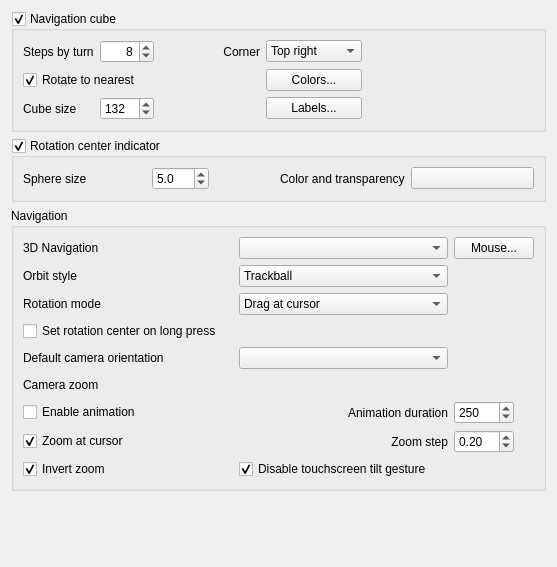
<?xml version="1.0" encoding="UTF-8"?>
<ui version="4.0">
 <class>Gui::Dialog::DlgSettingsNavigation</class>
 <widget class="QWidget" name="Gui::Dialog::DlgSettingsNavigation">
  <property name="geometry">
   <rect>
    <x>0</x>
    <y>0</y>
    <width>557</width>
    <height>567</height>
   </rect>
  </property>
  <property name="windowTitle">
   <string>Navigation</string>
  </property>
  <layout class="QVBoxLayout" name="verticalLayout_2">
   <item>
    <widget class="QGroupBox" name="groupBoxNaviCube">
     <property name="title">
      <string>Navigation cube</string>
     </property>
     <property name="checkable">
      <bool>true</bool>
     </property>
     <layout class="QGridLayout" name="gridLayout_2">
      <item row="1" column="3">
       <widget class="QPushButton" name="buttonNaviColors">
        <property name="text">
         <string>Colors...</string>
        </property>
       </widget>
      </item>
      <item row="2" column="3">
       <widget class="QPushButton" name="buttonNaviLabels">
        <property name="text">
         <string>Labels...</string>
        </property>
       </widget>
      </item>
      <item row="0" column="0">
       <widget class="QLabel" name="stepLabel">
        <property name="text">
         <string>Steps by turn</string>
        </property>
       </widget>
      </item>
      <item row="0" column="1">
       <widget class="Gui::PrefSpinBox" name="prefStepByTurn">
        <property name="toolTip">
         <string>Number of steps by turn when using arrows (default = 8 : step angle = 360/8 = 45 deg)</string>
        </property>
        <property name="alignment">
         <set>Qt::AlignRight|Qt::AlignTrailing|Qt::AlignVCenter</set>
        </property>
        <property name="minimum">
         <number>4</number>
        </property>
        <property name="maximum">
         <number>36</number>
        </property>
        <property name="value">
         <number>8</number>
        </property>
        <property name="prefEntry" stdset="0">
         <cstring>NaviStepByTurn</cstring>
        </property>
        <property name="prefPath" stdset="0">
         <cstring>NaviCube</cstring>
        </property>
       </widget>
      </item>
      <item row="0" column="2">
       <widget class="QLabel" name="cornerLabel">
        <property name="minimumSize">
         <size>
          <width>100</width>
          <height>0</height>
         </size>
        </property>
        <property name="text">
         <string>Corner</string>
        </property>
        <property name="alignment">
         <set>Qt::AlignRight|Qt::AlignTrailing|Qt::AlignVCenter</set>
        </property>
       </widget>
      </item>
      <item row="0" column="3">
       <widget class="Gui::PrefComboBox" name="naviCubeCorner">
        <property name="toolTip">
         <string>Corner where navigation cube is shown</string>
        </property>
        <property name="currentIndex">
         <number>1</number>
        </property>
        <property name="prefEntry" stdset="0">
         <cstring>CornerNaviCube</cstring>
        </property>
        <property name="prefPath" stdset="0">
         <cstring>View</cstring>
        </property>
        <item>
         <property name="text">
          <string>Top left</string>
         </property>
        </item>
        <item>
         <property name="text">
          <string>Top right</string>
         </property>
        </item>
        <item>
         <property name="text">
          <string>Bottom left</string>
         </property>
        </item>
        <item>
         <property name="text">
          <string>Bottom right</string>
         </property>
        </item>
       </widget>
      </item>
      <item row="1" column="0" colspan="2">
       <widget class="Gui::PrefCheckBox" name="naviCubeToNearest">
        <property name="toolTip">
         <string>Rotates to nearest possible state when clicking a cube face</string>
        </property>
        <property name="text">
         <string>Rotate to nearest</string>
        </property>
        <property name="checked">
         <bool>true</bool>
        </property>
        <property name="prefEntry" stdset="0">
         <cstring>NaviRotateToNearest</cstring>
        </property>
        <property name="prefPath" stdset="0">
         <cstring>NaviCube</cstring>
        </property>
       </widget>
      </item>
      <item row="2" column="0">
       <widget class="QLabel" name="label_3">
        <property name="text">
         <string>Cube size</string>
        </property>
       </widget>
      </item>
      <item row="2" column="1">
       <widget class="Gui::PrefSpinBox" name="prefCubeSize">
        <property name="toolTip">
         <string>Size of the navigation cube</string>
        </property>
        <property name="minimum">
         <number>10</number>
        </property>
        <property name="maximum">
         <number>1024</number>
        </property>
        <property name="singleStep">
         <number>10</number>
        </property>
        <property name="value">
         <number>132</number>
        </property>
        <property name="prefEntry" stdset="0">
         <cstring>CubeSize</cstring>
        </property>
        <property name="prefPath" stdset="0">
         <cstring>NaviCube</cstring>
        </property>
       </widget>
      </item>
      <item row="0" column="4">
       <spacer name="horizontalSpacer">
        <property name="orientation">
         <enum>Qt::Horizontal</enum>
        </property>
        <property name="sizeHint" stdset="0">
         <size>
          <width>40</width>
          <height>20</height>
         </size>
        </property>
       </spacer>
      </item>
     </layout>
    </widget>
   </item>
   <item>
    <widget class="QGroupBox" name="groupBoxRotationCenter">
     <property name="title">
      <string>Rotation center indicator</string>
     </property>
     <property name="checkable">
      <bool>true</bool>
     </property>
     <layout class="QGridLayout" name="gridLayout_3">
      <item row="0" column="2" alignment="Qt::AlignRight">
       <widget class="QLabel" name="colorLabelRotationCenter">
        <property name="text">
         <string>Color and transparency</string>
        </property>
       </widget>
      </item>
      <item row="0" column="0">
       <widget class="QLabel" name="sizeLabelRotationCenter">
        <property name="text">
         <string>Sphere size</string>
        </property>
       </widget>
      </item>
      <item row="0" column="1" alignment="Qt::AlignLeft">
       <widget class="Gui::PrefDoubleSpinBox" name="rotationCenterSize">
        <property name="maximumSize">
         <size>
          <width>60</width>
          <height>16777215</height>
         </size>
        </property>
        <property name="toolTip">
         <string>The size of the rotation center indicator</string>
        </property>
        <property name="decimals">
         <number>1</number>
        </property>
        <property name="minimum">
         <double>1.000000000000000</double>
        </property>
        <property name="maximum">
         <double>100.000000000000000</double>
        </property>
        <property name="singleStep">
         <double>0.500000000000000</double>
        </property>
        <property name="value">
         <double>5.000000000000000</double>
        </property>
        <property name="prefEntry" stdset="0">
         <cstring>RotationCenterSize</cstring>
        </property>
        <property name="prefPath" stdset="0">
         <cstring>View</cstring>
        </property>
       </widget>
      </item>
      <item row="0" column="3">
       <widget class="Gui::PrefColorButton" name="rotationCenterColor">
        <property name="toolTip">
         <string>The color of the rotation center indicator</string>
        </property>
        <property name="color" stdset="0">
         <color alpha="51">
          <red>255</red>
          <green>0</green>
          <blue>0</blue>
         </color>
        </property>
        <property name="prefEntry" stdset="0">
         <cstring>RotationCenterColor</cstring>
        </property>
        <property name="prefPath" stdset="0">
         <cstring>View</cstring>
        </property>
       </widget>
      </item>
     </layout>
    </widget>
   </item>
   <item>
    <widget class="QGroupBox" name="GroupBox12">
     <property name="enabled">
      <bool>true</bool>
     </property>
     <property name="title">
      <string>Navigation</string>
     </property>
     <layout class="QGridLayout" name="gridLayout_4">
      <item row="0" column="0">
       <layout class="QGridLayout" name="gridLayout">
        <item row="4" column="0">
         <widget class="QLabel" name="newDocViewLabel">
          <property name="text">
           <string>Default camera orientation</string>
          </property>
         </widget>
        </item>
        <item row="2" column="0">
         <widget class="QLabel" name="labelRotationMode">
          <property name="text">
           <string>Rotation mode</string>
          </property>
         </widget>
        </item>
        <item row="0" column="0">
         <widget class="QLabel" name="navigationLabel">
          <property name="text">
           <string>3D Navigation</string>
          </property>
         </widget>
        </item>
        <item row="1" column="0">
         <widget class="QLabel" name="orbitLabel">
          <property name="text">
           <string>Orbit style</string>
          </property>
         </widget>
        </item>
        <item row="5" column="0">
         <widget class="QLabel" name="label_2">
          <property name="text">
           <string>Camera zoom</string>
          </property>
         </widget>
        </item>
        <item row="8" column="0">
         <widget class="Gui::PrefCheckBox" name="checkBoxInvertZoom">
          <property name="toolTip">
           <string>Direction of zoom operations will be inverted</string>
          </property>
          <property name="text">
           <string>Invert zoom</string>
          </property>
          <property name="checked">
           <bool>true</bool>
          </property>
          <property name="prefEntry" stdset="0">
           <cstring>InvertZoom</cstring>
          </property>
          <property name="prefPath" stdset="0">
           <cstring>View</cstring>
          </property>
         </widget>
        </item>
        <item row="7" column="0">
         <widget class="Gui::PrefCheckBox" name="checkBoxZoomAtCursor">
          <property name="toolTip">
           <string>Zoom operations will be performed at position of mouse pointer</string>
          </property>
          <property name="text">
           <string>Zoom at cursor</string>
          </property>
          <property name="checked">
           <bool>true</bool>
          </property>
          <property name="prefEntry" stdset="0">
           <cstring>ZoomAtCursor</cstring>
          </property>
          <property name="prefPath" stdset="0">
           <cstring>View</cstring>
          </property>
         </widget>
        </item>
        <item row="6" column="0">
         <widget class="Gui::PrefCheckBox" name="checkBoxUseAutoRotation">
          <property name="enabled">
           <bool>true</bool>
          </property>
          <property name="toolTip">
           <string>Enable animated rotations</string>
          </property>
          <property name="text">
           <string>Enable animation</string>
          </property>
          <property name="checked">
           <bool>false</bool>
          </property>
          <property name="prefEntry" stdset="0">
           <cstring>UseAutoRotation</cstring>
          </property>
          <property name="prefPath" stdset="0">
           <cstring>View</cstring>
          </property>
         </widget>
        </item>
        <item row="3" column="0" colspan="2">
         <widget class="QCheckBox" name="checkBoxRotationCenter">
          <property name="toolTip">
           <string>Only applicable in gesture navigation mode.

If enabled, then long press and then release either the touch screen
or any mouse button to set the rotation center. 

If disabled, then long press and then release to bring up the context menu.

If ALT key is down, then does the oppsite of the above long press action.</string>
          </property>
          <property name="text">
           <string>Set rotation center on long press</string>
          </property>
         </widget>
        </item>
        <item row="0" column="1">
         <widget class="QComboBox" name="comboNavigationStyle">
          <property name="minimumSize">
           <size>
            <width>120</width>
            <height>0</height>
           </size>
          </property>
          <property name="maximumSize">
           <size>
            <width>16777215</width>
            <height>16777215</height>
           </size>
          </property>
          <property name="toolTip">
           <string>Navigation settings set</string>
          </property>
          <property name="currentIndex">
           <number>-1</number>
          </property>
         </widget>
        </item>
        <item row="1" column="1">
         <widget class="QComboBox" name="comboOrbitStyle">
          <property name="minimumSize">
           <size>
            <width>120</width>
            <height>0</height>
           </size>
          </property>
          <property name="maximumSize">
           <size>
            <width>16777215</width>
            <height>16777215</height>
           </size>
          </property>
          <property name="toolTip">
           <string>Rotation orbit style.
Trackball: moving the mouse horizontally will rotate the part around the y-axis
Turntable: the part will be rotated around the z-axis.</string>
          </property>
          <property name="currentIndex">
           <number>1</number>
          </property>
          <item>
           <property name="text">
            <string>Turntable</string>
           </property>
          </item>
          <item>
           <property name="text">
            <string>Trackball</string>
           </property>
          </item>
         </widget>
        </item>
        <item row="2" column="1">
         <widget class="QComboBox" name="comboRotationMode">
          <property name="minimumSize">
           <size>
            <width>120</width>
            <height>0</height>
           </size>
          </property>
          <property name="maximumSize">
           <size>
            <width>16777215</width>
            <height>16777215</height>
           </size>
          </property>
          <property name="toolTip">
           <string>Rotations in 3D will use current cursor position as center for rotation</string>
          </property>
          <property name="currentIndex">
           <number>1</number>
          </property>
          <item>
           <property name="text">
            <string>Window center</string>
           </property>
          </item>
          <item>
           <property name="text">
            <string>Drag at cursor</string>
           </property>
          </item>
          <item>
           <property name="text">
            <string>Object center</string>
           </property>
          </item>
         </widget>
        </item>
        <item row="4" column="1">
         <widget class="QComboBox" name="comboNewDocView">
          <property name="minimumSize">
           <size>
            <width>120</width>
            <height>0</height>
           </size>
          </property>
          <property name="maximumSize">
           <size>
            <width>16777215</width>
            <height>16777215</height>
           </size>
          </property>
          <property name="toolTip">
           <string>Default camera orientation when creating a new document or selecting the home view</string>
          </property>
         </widget>
        </item>
        <item row="0" column="2">
         <widget class="QPushButton" name="mouseButton">
          <property name="toolTip">
           <string>List the mouse button configs for each chosen navigation setting.
Select a set and then press the button to view said configurations.</string>
          </property>
          <property name="text">
           <string>Mouse...</string>
          </property>
         </widget>
        </item>
        <item row="6" column="1">
         <widget class="QLabel" name="navigationAnimationsLabel">
          <property name="toolTip">
           <string>Duration of navigation animations that have a fixed duration</string>
          </property>
          <property name="text">
           <string>Animation duration</string>
          </property>
          <property name="alignment">
           <set>Qt::AlignRight|Qt::AlignTrailing|Qt::AlignVCenter</set>
          </property>
         </widget>
        </item>
        <item row="7" column="1">
         <widget class="QLabel" name="label">
          <property name="text">
           <string>Zoom step</string>
          </property>
          <property name="alignment">
           <set>Qt::AlignRight|Qt::AlignTrailing|Qt::AlignVCenter</set>
          </property>
         </widget>
        </item>
        <item row="8" column="1" colspan="2">
         <widget class="Gui::PrefCheckBox" name="checkBoxDisableTilt">
          <property name="toolTip">
           <string>Prevents view tilting when pinch-zooming.
Affects only gesture navigation style.
Mouse tilting is not disabled by this setting.</string>
          </property>
          <property name="text">
           <string>Disable touchscreen tilt gesture</string>
          </property>
          <property name="checked">
           <bool>true</bool>
          </property>
          <property name="prefEntry" stdset="0">
           <cstring>DisableTouchTilt</cstring>
          </property>
          <property name="prefPath" stdset="0">
           <cstring>View</cstring>
          </property>
         </widget>
        </item>
        <item row="6" column="2">
         <widget class="Gui::PrefSpinBox" name="spinBoxAnimationDuration">
          <property name="maximumSize">
           <size>
            <width>60</width>
            <height>16777215</height>
           </size>
          </property>
          <property name="toolTip">
           <string>The duration of navigation animations in milliseconds</string>
          </property>
          <property name="minimum">
           <number>100</number>
          </property>
          <property name="maximum">
           <number>10000</number>
          </property>
          <property name="singleStep">
           <number>50</number>
          </property>
          <property name="value">
           <number>250</number>
          </property>
          <property name="prefEntry" stdset="0">
           <cstring>AnimationDuration</cstring>
          </property>
          <property name="prefPath" stdset="0">
           <cstring>View</cstring>
          </property>
         </widget>
        </item>
        <item row="7" column="2">
         <widget class="Gui::PrefDoubleSpinBox" name="spinBoxZoomStep">
          <property name="maximumSize">
           <size>
            <width>60</width>
            <height>16777215</height>
           </size>
          </property>
          <property name="toolTip">
           <string>How much will be zoomed.
Zoom step of '1' means a factor of 7.5 for every zoom step.</string>
          </property>
          <property name="minimum">
           <double>0.010000000000000</double>
          </property>
          <property name="maximum">
           <double>1.000000000000000</double>
          </property>
          <property name="singleStep">
           <double>0.050000000000000</double>
          </property>
          <property name="value">
           <double>0.200000000000000</double>
          </property>
          <property name="prefEntry" stdset="0">
           <cstring>ZoomStep</cstring>
          </property>
          <property name="prefPath" stdset="0">
           <cstring>View</cstring>
          </property>
         </widget>
        </item>
        <item row="5" column="1">
         <widget class="PrefUnitSpinBox" name="qspinNewDocScale" native="true">
          <property name="minimumSize">
           <size>
            <width>120</width>
            <height>20</height>
           </size>
          </property>
          <property name="maximumSize">
           <size>
            <width>16777215</width>
            <height>16777215</height>
           </size>
          </property>
          <property name="toolTip">
           <string>Sets camera zoom for new documents.
The value is the diameter of the sphere to fit on the screen.</string>
          </property>
          <property name="unit" stdset="0">
           <string>mm</string>
          </property>
          <property name="minimum" stdset="0">
           <double>0.000010000000000</double>
          </property>
          <property name="maximum" stdset="0">
           <double>10000000.000000000000000</double>
          </property>
          <property name="prefEntry" stdset="0">
           <cstring>NewDocumentCameraScale</cstring>
          </property>
          <property name="prefPath" stdset="0">
           <cstring>View</cstring>
          </property>
          <property name="rawValue" stdset="0">
           <double>100.000000000000000</double>
          </property>
         </widget>
        </item>
       </layout>
      </item>
     </layout>
    </widget>
   </item>
   <item>
    <spacer name="verticalSpacer">
     <property name="orientation">
      <enum>Qt::Vertical</enum>
     </property>
     <property name="sizeHint" stdset="0">
      <size>
       <width>20</width>
       <height>96</height>
      </size>
     </property>
    </spacer>
   </item>
  </layout>
 </widget>
 <customwidgets>
  <customwidget>
   <class>Gui::PrefCheckBox</class>
   <extends>QCheckBox</extends>
   <header>Gui/PrefWidgets.h</header>
  </customwidget>
  <customwidget>
   <class>Gui::PrefSpinBox</class>
   <extends>QSpinBox</extends>
   <header>Gui/PrefWidgets.h</header>
  </customwidget>
  <customwidget>
   <class>Gui::PrefComboBox</class>
   <extends>QComboBox</extends>
   <header>Gui/PrefWidgets.h</header>
  </customwidget>
  <customwidget>
   <class>Gui::PrefDoubleSpinBox</class>
   <extends>QDoubleSpinBox</extends>
   <header>Gui/PrefWidgets.h</header>
  </customwidget>
  <customwidget>
   <class>PrefUnitSpinBox</class>
   <extends>QWidget</extends>
   <header>Gui/PrefWidgets.h</header>
   <container>1</container>
  </customwidget>
  <customwidget>
   <class>Gui::ColorButton</class>
   <extends>QPushButton</extends>
   <header>Gui/Widgets.h</header>
  </customwidget>
  <customwidget>
   <class>Gui::PrefColorButton</class>
   <extends>Gui::ColorButton</extends>
   <header>Gui/PrefWidgets.h</header>
  </customwidget>
 </customwidgets>
 <resources/>
 <connections/>
</ui>
